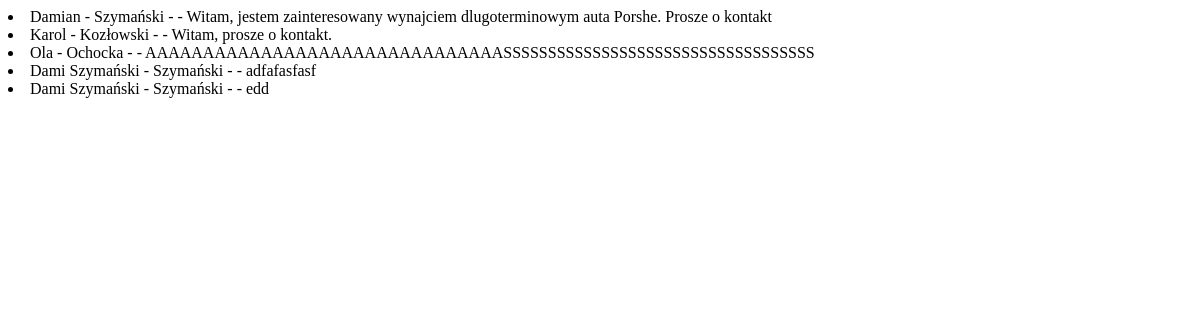
/messages (signed in), run on the app's committed database.
### main/models.py (models this page shows, shortened)
class MessageStock(models.Model):
    name = models.CharField(max_length=15, null=True, blank=True)
    surname = models.CharField(max_length=20, null=True, blank=True)
    phone_regex = RegexValidator(regex=r'^\+?1?\d{9,15}$',
                                 message="Phone number must be entered in the format: '+999999999'. Up to 15 digits allowed.")
    phone_number = models.CharField(validators=[phone_regex], max_length=12, blank=True)  # validators should be a list
    email = models.EmailField(help_text="A valid email please")
    message = models.TextField(default="")
    mess_date = models.DateTimeField(auto_now_add=True)
    class Meta:
        verbose_name = "wiadomość"
        verbose_name_plural = "wiadomości"

### main/views.py (the view)
# urls.py: path("messages", messagelist_response, name="message_list"),
@login_required()
def messagelist_response(request):
    all_message = MessageStock.objects.all()
    return render(request, "message-list.html", {"messages": all_message})

### main/templates/message-list.html (shortened to what this page needs)
{% load static %}
<!DOCTYPE html>
<html lang="en">
<head>
    <link rel="stylesheet" href="{% static 'main.css'%}">
</head>
<body>
{% for message in messages %}
    <li>
    {{ message.name }} - {{ message.surname }} - {{ message.message_created }} - {{ message.message }}
    {% endfor %}
    </li>
</body>
</html>

### data on the page
MessageStock: name "Damian", surname "Szymański", message "Witam, jestem zainteresowany wynajciem dlugoterminowym auta Porshe. Prosze o kontakt"
MessageStock: name "Karol", surname "Kozłowski", message "Witam, prosze o kontakt."
MessageStock: name "Ola", surname "Ochocka", message "AAAAAAAAAAAAAAAAAAAAAAAAAAAAAAASSSSSSSSSSSSSSSSSSSSSSSSSSSSSSSSSSS"
MessageStock: name "Dami Szymański", surname "Szymański", message "adfafasfasf"
MessageStock: name "Dami Szymański", surname "Szymański", message "edd"
